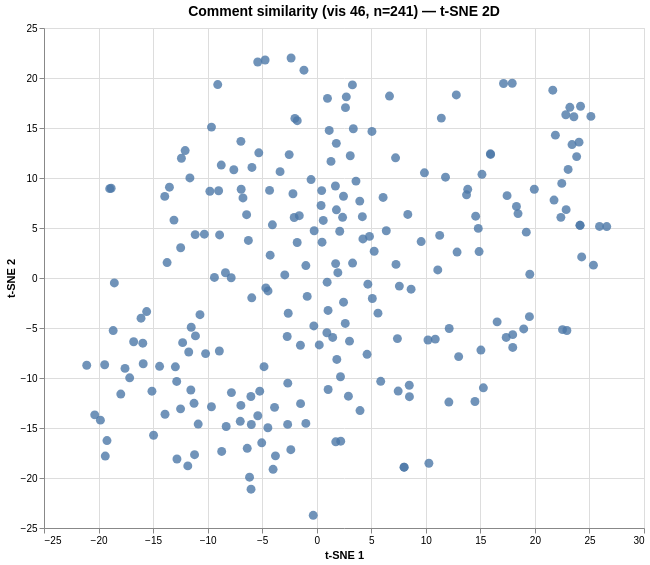

Write a Vega-Lite specification for this figure.
### Vega specification from a JSON file in a GitHub repository (floating-point values rounded to 4 significant figures; data arrays with more than 128 entries replaced by an {"elided": "..."} marker saying what was removed)
{"$schema": "https://vega.github.io/schema/vega/v6.json", "data": [{"name": "param_1e9efca18e7a2868_store"}, {"name": "source_0", "values": {"elided": "241 records"}}, {"name": "source_0_x_domain_dim_1", "values": [{"min": -21.09, "max": 26.58}]}, {"name": "source_0_y_domain_dim_2", "values": [{"min": -23.73, "max": 22.0}]}], "signals": [{"name": "unit", "value": {}, "on": [{"events": "pointermove", "update": "isTuple(group()) ? group() : unit"}]}, {"name": "param_1e9efca18e7a2868", "update": "vlSelectionResolve(\"param_1e9efca18e7a2868_store\", \"union\")"}, {"name": "param_1e9efca18e7a2868_dim_1", "on": [{"events": [{"source": "view", "type": "dblclick"}], "update": "null"}, {"events": {"signal": "param_1e9efca18e7a2868_translate_delta"}, "update": "panLinear(param_1e9efca18e7a2868_translate_anchor.extent_x, -param_1e9efca18e7a2868_translate_delta.x / width)"}, {"events": {"signal": "param_1e9efca18e7a2868_zoom_delta"}, "update": "zoomLinear(domain(\"x\"), param_1e9efca18e7a2868_zoom_anchor.x, param_1e9efca18e7a2868_zoom_delta)"}]}, {"name": "param_1e9efca18e7a2868_dim_2", "on": [{"events": [{"source": "view", "type": "dblclick"}], "update": "null"}, {"events": {"signal": "param_1e9efca18e7a2868_translate_delta"}, "update": "panLinear(param_1e9efca18e7a2868_translate_anchor.extent_y, param_1e9efca18e7a2868_translate_delta.y / height)"}, {"events": {"signal": "param_1e9efca18e7a2868_zoom_delta"}, "update": "zoomLinear(domain(\"y\"), param_1e9efca18e7a2868_zoom_anchor.y, param_1e9efca18e7a2868_zoom_delta)"}]}, {"name": "param_1e9efca18e7a2868_tuple", "on": [{"events": [{"signal": "param_1e9efca18e7a2868_dim_1 || param_1e9efca18e7a2868_dim_2"}], "update": "param_1e9efca18e7a2868_dim_1 && param_1e9efca18e7a2868_dim_2 ? {unit: \"\", fields: param_1e9efca18e7a2868_tuple_fields, values: [param_1e9efca18e7a2868_dim_1,param_1e9efca18e7a2868_dim_2]} : null"}]}, {"name": "param_1e9efca18e7a2868_tuple_fields", "value": [{"field": "dim_1", "channel": "x", "type": "R"}, {"field": "dim_2", "channel": "y", "type": "R"}]}, {"name": "param_1e9efca18e7a2868_translate_anchor", "value": {}, "on": [{"events": [{"source": "scope", "type": "pointerdown"}], "update": "{x: x(unit), y: y(unit), extent_x: domain(\"x\"), extent_y: domain(\"y\")}"}]}, {"name": "param_1e9efca18e7a2868_translate_delta", "value": {}, "on": [{"events": [{"source": "window", "between": [{"source": "scope", "type": "pointerdown"}, {"source": "window", "type": "pointerup"}], "consume": true, "type": "pointermove"}], "update": "{x: param_1e9efca18e7a2868_translate_anchor.x - x(unit), y: param_1e9efca18e7a2868_translate_anchor.y - y(unit)}"}]}, {"name": "param_1e9efca18e7a2868_zoom_anchor", "on": [{"events": [{"source": "scope", "type": "wheel", "consume": true}], "update": "{x: invert(\"x\", x(unit)), y: invert(\"y\", y(unit))}"}]}, {"name": "param_1e9efca18e7a2868_zoom_delta", "on": [{"events": [{"source": "scope", "type": "wheel", "consume": true}], "update": "pow(1.001, event.deltaY * pow(16, event.deltaMode))", "force": true}]}, {"name": "param_1e9efca18e7a2868_modify", "on": [{"events": {"signal": "param_1e9efca18e7a2868_tuple"}, "update": "modify(\"param_1e9efca18e7a2868_store\", param_1e9efca18e7a2868_tuple, true)"}]}], "marks": [{"type": "symbol", "name": "marks", "from": {"data": "source_0"}, "encode": {"update": {"opacity": {"value": 0.8}, "x": {"field": "dim_1", "scale": "x"}, "size": {"value": 80}, "tooltip": {"signal": "{\"Comment #\": format(datum[\"index\"], \"\"), \"Comment\": isValid(datum[\"comment\"]) ? datum[\"comment\"] : \"\"+datum[\"comment\"]}"}, "y": {"field": "dim_2", "scale": "y"}, "shape": {"value": "circle"}, "fill": {"value": "#4c78a8"}}}, "interactive": true, "clip": true, "style": ["circle"]}], "scales": [{"name": "x", "type": "linear", "domain": [{"signal": "(data(\"source_0_x_domain_dim_1\")[0] || {}).min"}, {"signal": "(data(\"source_0_x_domain_dim_1\")[0] || {}).max"}], "range": [0, {"signal": "width"}], "zero": true, "nice": true, "domainRaw": {"signal": "param_1e9efca18e7a2868[\"dim_1\"]"}}, {"name": "y", "type": "linear", "domain": [{"signal": "(data(\"source_0_y_domain_dim_2\")[0] || {}).min"}, {"signal": "(data(\"source_0_y_domain_dim_2\")[0] || {}).max"}], "range": [{"signal": "height"}, 0], "nice": true, "domainRaw": {"signal": "param_1e9efca18e7a2868[\"dim_2\"]"}, "zero": true}], "axes": [{"scale": "x", "tickCount": {"signal": "ceil(width/40)"}, "labels": false, "gridScale": "y", "maxExtent": 0, "minExtent": 0, "ticks": false, "orient": "bottom", "grid": true, "zindex": 0, "aria": false, "domain": false}, {"scale": "y", "tickCount": {"signal": "ceil(height/40)"}, "grid": true, "aria": false, "zindex": 0, "maxExtent": 0, "orient": "left", "minExtent": 0, "labels": false, "gridScale": "x", "domain": false, "ticks": false}, {"scale": "x", "labelOverlap": true, "zindex": 0, "labelFlush": true, "grid": false, "title": "t-SNE 1", "tickCount": {"signal": "ceil(width/40)"}, "orient": "bottom"}, {"scale": "y", "orient": "left", "title": "t-SNE 2", "grid": false, "tickCount": {"signal": "ceil(height/40)"}, "zindex": 0, "labelOverlap": true}], "title": {"text": "Comment similarity (vis 46, n=241) — t-SNE 2D", "fontSize": 14, "frame": "group"}, "width": 600, "padding": 5, "style": "cell", "height": 500, "background": "white"}
